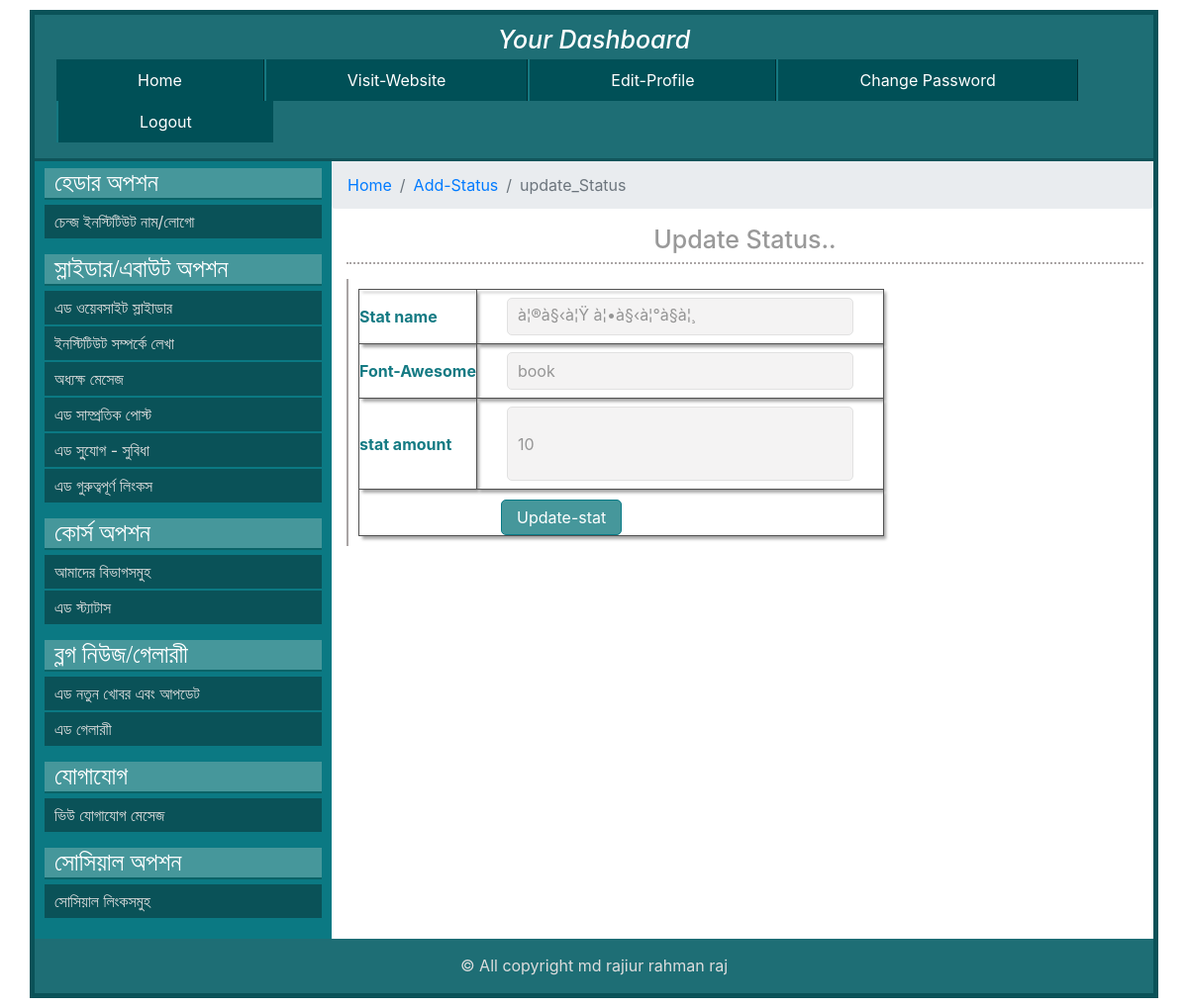
Screenshot of /backend/edit_status.php?id=5 with the database file from the repository.
### tables this page shows
CREATE TABLE `status_table` (
  `id` int(11) NOT NULL,
  `state_name` varchar(255) NOT NULL,
  `fontawesome` varchar(255) NOT NULL,
  `stat_amount` int(11) NOT NULL
);

### backend/edit_status.php (the view, shortened to what this page needs)
<?php  include 'dashboad_location/dashboard_header.php';
       require_once 'database/database.php';
 ?>
    			<div class="content_right clear">
                    <div class="content">
                        <nav aria-label="breadcrumb">
                          <ol class="breadcrumb">
                            <li class="breadcrumb-item"><a href="dashboard.php">Home</a></li>
                            <li class="breadcrumb-item"><a href="status.php">Add-Status</a></li>
                            <li class="breadcrumb-item active" aria-current="">update_Status</li>
                          </ol>
                        </nav>
                        <h2> Update Status.. </h2>
                        <?php
                            $id = $_GET['id'];
                            $get_status_id_value = "SELECT * FROM status_table WHERE id='$id'";
                            $get_status_value_query = mysqli_query($db,$get_status_id_value);
                            $after_assoc_value = mysqli_fetch_assoc($get_status_value_query);
                         ?>
                        <form action="update_status.php" method="post">
                            <table class="table">
                                <tr>
                                    <td class="user_info"> Stat name </td>
                                    <td> <input type="text" name="state_name" value="<?php echo $after_assoc_value['state_name']; ?>">
                                     </td>
                                </tr>
                                 <tr>
                                    <td class="user_info"> Font-Awesome </td>
                                    <td> <input type="text" class="" name="fontawesome" style="margin-left:30px;" value="<?php echo $after_assoc_value['fontawesome']; ?>">
                                     </td>
                                </tr>
                               <tr>
                                    <td class="user_info"> stat amount </td>
                                    <td><input type="number" name="stat_amount" class="form_textarea" value="<?php echo $after_assoc_value['stat_amount']; ?>">
                                    </td>
                                </tr>
                                <tr>
                                    <td colspan="3"> <input type="submit" value="Update-stat" style="margin-left: 143px;">
                                     </td>
                                </tr>
                            </table>
                        </form>
                    </div>
    			</div>
 <?php include 'dashboad_location/dashboard_footer.php'; ?>

### backend/css/main.css (style rules this page uses)
html { color: #222; font-size: 1em; line-height: 1.4; }
* { margin:0; padding:0; outline:0; }
.clear { overflow:hidden; }
.content_right { background:#fff; }
.content h2 { text-align: center; color: #999; border-bottom: 2px dotted #aaa5a5; margin-bottom: 15px; padding-bottom: 8px; margin-top: 10px; margin-left: 15px; margin-right: 10px; }
.table { border: 1px solid #bcbcbc; margin-left: 15px; margin-bottom: 20px; padding: 10px 0px; display: block; margin-right: 10px; background:#fff; }
.user_info { margin-left: 41px; padding-left: 15px; color: #147a83; font-weight: bold; font-size: 16px; }
input[type="text"], input[type="email"], input[type="password"] { width: 350px; padding: 8px 10px; margin: 8px 30px; border-radius: 5px; background: #f4f3f3; border: 1px solid #e1e1e1; color: #959595; }
input[type="submit"] { margin-left: 185px; background: #46979B; padding: 5px 15px; border: 1px solid #0a7b87; color: white; border-radius: 5px; margin-top: 5px; }

### backend/dashboad_location/dashboard_header.php (style rules this page uses)
.update_table tr, td { padding: 7px 0px; border: 1px solid #515151; box-shadow: 3px 3px 3px 0px #a4a4a4; }
.content h2 { font-size:25px; }
.table td, .table th { padding:0px; vertical-align:middle; border-top: 0px solid #dee2e6; }
.table { border:none; border-left: 2px solid #a9a4a4; padding:10px; }
.form_textarea { border: none; width: 350px; height: 75px; background: #4b4b4b; color: white; padding: 5px 10px; margin-left:30px; }
table { margin: 0 auto; }
input[type="text"], input[type="email"], input[type="password"],input[type="date"],input[type="number"] { width: 350px; padding: 8px 10px; margin: 8px 30px; border-radius: 5px; background: #f4f3f3; border: 1px solid #e1e1e1; color: #959595; }
input[type="submit"] { margin-left: 123px; background: #46979B; padding: 7px 15px; border: 1px solid #0a7b87; color: white; border-radius: 5px; margin-top: 10px; }

### rows the page displays
status_table: state_name "à¦®à§‹à¦Ÿ à¦•à§‹à¦°à§à¦¸", fontawesome "book", stat_amount "10"
